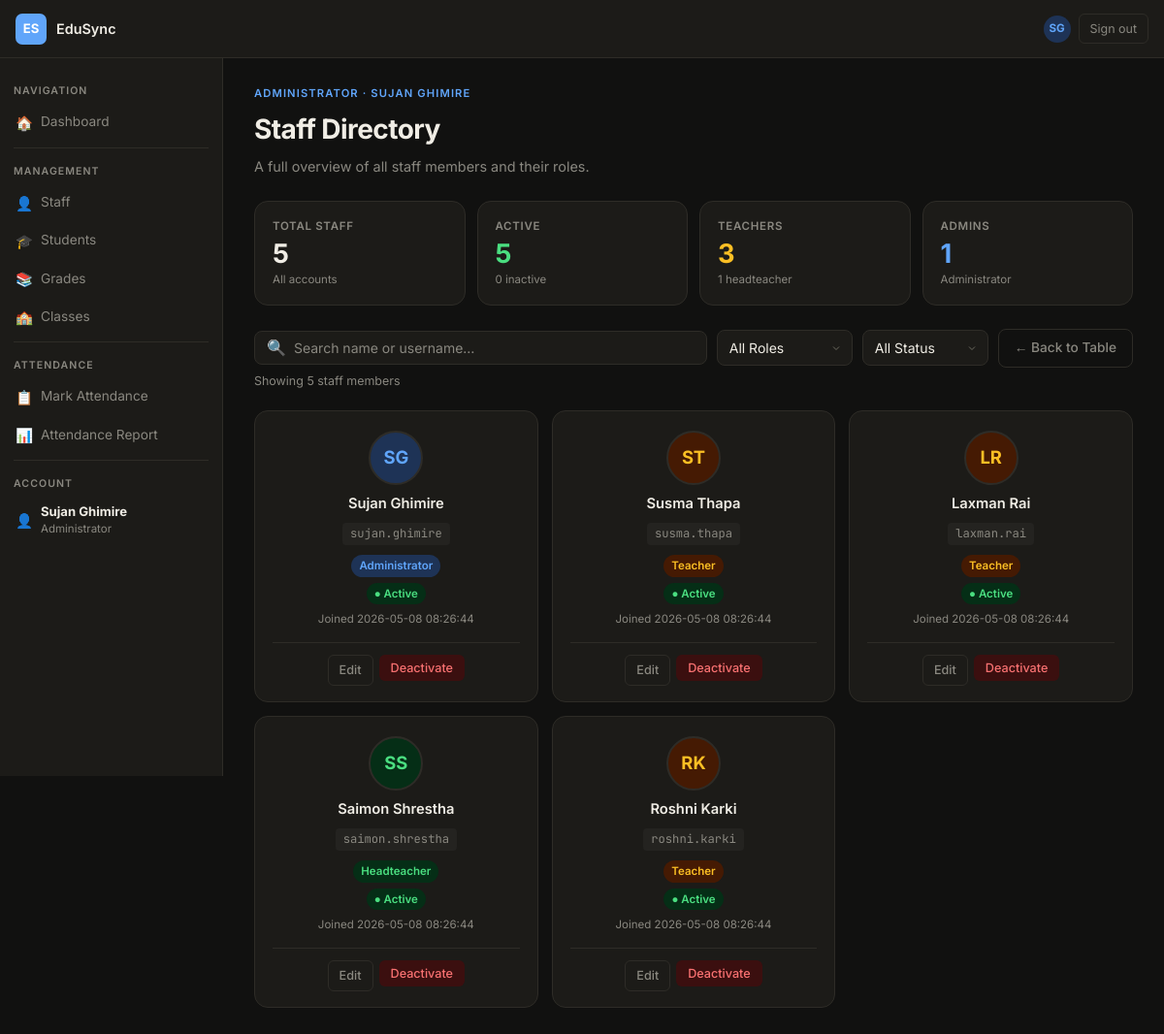
/staff/list.php (signed in), run on the app's committed database.
### tables this page shows
CREATE TABLE tblStaff (
  staffId        INT AUTO_INCREMENT PRIMARY KEY,                          
  fullName       VARCHAR(100) NOT NULL,                                   
  username       VARCHAR(50)  NOT NULL UNIQUE,                            
  passwordHash   VARCHAR(255) NOT NULL,                                   
  role           ENUM('Administrator','Teacher','Headteacher') NOT NULL,  
  isStaffActive  BOOLEAN      NOT NULL DEFAULT TRUE,                      
  staffCreatedAt DATETIME     NOT NULL                                    
);

### shared/db.php (called while the page is built, shortened)
<?php
function db(): PDO {
    $host   = 'localhost';
    $dbname = 'edusync';
    $user   = 'root';
    $pass   = '';
    $pdo = new PDO(
        "mysql:host=$host;dbname=$dbname;charset=utf8mb4",
        $user, $pass,
        [
            PDO::ATTR_ERRMODE            => PDO::ERRMODE_EXCEPTION,
            PDO::ATTR_DEFAULT_FETCH_MODE => PDO::FETCH_ASSOC,
            PDO::ATTR_EMULATE_PREPARES   => false,
        ]
    );
    return $pdo;
}

### methods/staff.php (called while the page is built, shortened)
<?php
require_once __DIR__ . '/../shared/db.php';
class Staff {
    private PDO $pdo;
    public function __construct(PDO $pdo) {
        $this->pdo = $pdo;
    }
    public function getAll(): array {
        $stmt = $this->pdo->prepare("CALL sp_GetAllStaff()");
        $stmt->execute();
        return $stmt->fetchAll();
    }
}

### staff/list.php (the view, shortened to what this page needs)
<?php
require_once __DIR__ . '/../shared/db.php';
require_once __DIR__ . '/../methods/Staff.php';
$staffClass = new Staff(db());
$staff = $staffClass->getAll();
$total      = count($staff);
$active     = count(array_filter($staff, fn($s) => $s['isStaffActive']));
$inactive   = $total - $active;
$admins     = count(array_filter($staff, fn($s) => $s['role'] === 'Administrator'));
$teachers   = count(array_filter($staff, fn($s) => $s['role'] === 'Teacher'));
$headteachers = count(array_filter($staff, fn($s) => $s['role'] === 'Headteacher'));
?>
<!DOCTYPE html>
<html lang="en" data-theme="dark">
<head>
<link rel="stylesheet" href="style.css">
</head>
<body>
<nav class="topnav" id="topnav"></nav>
<div class="app-layout">
  <aside class="sidebar" id="sidebar"></aside>
  <main class="content">
    <div class="page-eyebrow"><?= htmlspecialchars($_SESSION['user']['role']) ?> · <?= htmlspecialchars($_SESSION['user']['fullName']) ?></div>
    <div class="page-title">Staff Directory</div>
    <div class="page-sub">A full overview of all staff members and their roles.</div>
    <div class="stats-row">
      <div class="stat-card">
        <div class="stat-label">Total Staff</div>
        <div class="stat-value"><?= $total ?></div>
        <div class="stat-sub">All accounts</div>
      </div>
      <div class="stat-card">
        <div class="stat-label">Active</div>
        <div class="stat-value" style="color:var(--success);"><?= $active ?></div>
        <div class="stat-sub"><?= $inactive ?> inactive</div>
      </div>
      <div class="stat-card">
        <div class="stat-label">Teachers</div>
        <div class="stat-value" style="color:var(--warn);"><?= $teachers ?></div>
        <div class="stat-sub"><?= $headteachers ?> headteacher<?= $headteachers !== 1 ? 's' : '' ?></div>
      </div>
      <div class="stat-card">
        <div class="stat-label">Admins</div>
        <div class="stat-value" style="color:var(--accent);"><?= $admins ?></div>
        <div class="stat-sub">Administrator<?= $admins !== 1 ? 's' : '' ?></div>
      </div>
    </div>
    <div class="dir-toolbar">
      <div class="search-bar">
        <span>🔍</span>
        <input type="text" id="dirSearch" placeholder="Search name or username…">
      </div>
      <select class="form-select" id="dirRole" style="width:auto;min-width:140px;">
        <option value="">All Roles</option>
      </select>
      <select class="form-select" id="dirStatus" style="width:auto;min-width:130px;">
        <option value="">All Status</option>
      </select>
      <a href="index.php" class="btn btn-ghost">← Back to Table</a>
    </div>
    <div style="font-size:.78rem;color:var(--text-muted);margin-bottom:16px;" id="dirCount">
      Showing <?= $total ?> staff member<?= $total !== 1 ? 's' : '' ?>
    </div>
    <div class="staff-grid" id="staffGrid">
      <?php if (empty($staff)): ?>
        <div class="dir-empty">
          <div class="empty-icon">👥</div>
          <p>No staff records found.</p>
        </div>
      <?php else: ?>
        <?php
          $avatarClass = [
            'Administrator' => 'avatar-blue',
            'Teacher'       => 'avatar-yellow',
            'Headteacher'   => 'avatar-green',
          ];
          $badgeClass = [
            'Administrator' => 'badge-blue',
            'Teacher'       => 'badge-yellow',
            'Headteacher'   => 'badge-green',
          ];
        ?>
        <?php foreach ($staff as $s):
          $parts    = explode(' ', trim($s['fullName']));
          $initials = strtoupper(substr($parts[0], 0, 1) . (isset($parts[1]) ? substr($parts[1], 0, 1) : ''));
        ?>
        <div
          class="staff-card <?= $s['isStaffActive'] ? '' : 'inactive' ?>"
          data-name="<?= strtolower(htmlspecialchars($s['fullName'])) ?>"
          data-username="<?= strtolower(htmlspecialchars($s['username'])) ?>"
          data-role="<?= htmlspecialchars($s['role']) ?>"
          data-active="<?= $s['isStaffActive'] ? '1' : '0' ?>"
        >
          <div class="staff-avatar <?= $avatarClass[$s['role']] ?? 'avatar-blue' ?>"><?= $initials ?></div>
          <div class="staff-card-name"><?= htmlspecialchars($s['fullName']) ?></div>
          <div class="staff-card-username"><?= htmlspecialchars($s['username']) ?></div>
          <div class="staff-card-meta">
            <span class="badge <?= $badgeClass[$s['role']] ?? 'badge-gray' ?>"><?= htmlspecialchars($s['role']) ?></span>
            <?php if ($s['isStaffActive']): ?>
              <span class="badge badge-green">● Active</span>
            <?php else: ?>
              <span class="badge badge-red">● Inactive</span>
            <?php endif; ?>
            <div class="staff-card-date">Joined <?= htmlspecialchars($s['staffCreatedAt']) ?></div>
          </div>
          <div class="staff-card-actions">
            <a href="edit.php?id=<?= $s['staffId'] ?>" class="btn btn-ghost btn-sm">Edit</a>
            <form method="POST" action="toggle.php" style="display:inline;">
              <button type="submit" class="btn btn-sm <?= $s['isStaffActive'] ? 'btn-danger' : 'btn-success' ?>">
                <?= $s['isStaffActive'] ? 'Deactivate' : 'Activate' ?>
              </button>
            </form>
          </div>
        </div>
        <?php endforeach; ?>
      <?php endif; ?>
    </div>
  </main>
</div>
</body>
</html>

### staff/list.php (style rules this page uses)
.stats-row { display: grid; grid-template-columns: repeat(4, 1fr); gap: 12px; margin-bottom: 24px; }
.stat-card { background: var(--surface); border: 1px solid var(--border); border-radius: var(--radius-lg); padding: 16px 18px; }
.stat-card .stat-label { font-size: .72rem; font-weight: 600; letter-spacing: .06em; text-transform: uppercase; color: var(--text-muted); margin-bottom: 6px; }
.stat-card .stat-value { font-size: 1.7rem; font-weight: 700; color: var(--text); line-height: 1; }
.stat-card .stat-sub { font-size: .72rem; color: var(--text-muted); margin-top: 4px; }
.staff-grid { display: grid; grid-template-columns: repeat(auto-fill, minmax(220px, 1fr)); gap: 14px; margin-top: 20px; }
.staff-card { background: var(--surface); border: 1px solid var(--border); border-radius: var(--radius-lg); padding: 20px 18px 16px; display: flex; flex-direction: column; align-items: center; text-align: center; gap: 10px; transition: border-color var(--dur), box-shadow var(--dur); }
.staff-avatar { width: 56px; height: 56px; border-radius: 50%; display: grid; place-items: center; font-weight: 700; font-size: 1.15rem; flex-shrink: 0; border: 2px solid var(--border); }
.avatar-blue { background: var(--accent-soft); color: var(--accent); }
.avatar-yellow { background: var(--warn-soft); color: var(--warn); }
.avatar-green { background: var(--success-soft); color: var(--success); }
.staff-card-name { font-weight: 600; font-size: .92rem; color: var(--text); line-height: 1.3; }
.staff-card-username { font-family: var(--font-mono); font-size: .76rem; color: var(--text-muted); background: var(--surface2); padding: 2px 8px; border-radius: 4px; }
.staff-card-meta { display: flex; flex-direction: column; align-items: center; gap: 6px; width: 100%; }
.staff-card-date { font-size: .72rem; color: var(--text-muted); }
.staff-card-actions { display: flex; gap: 6px; width: 100%; justify-content: center; margin-top: 4px; padding-top: 12px; border-top: 1px solid var(--border); }
.dir-toolbar { display: flex; align-items: center; gap: 10px; margin-bottom: 4px; flex-wrap: wrap; }
.dir-toolbar .search-bar { flex: 1; min-width: 180px; }

### data on the page
tblstaff: fullName "SG", fullName "Sujan Ghimire", username "sujan.ghimire", role "Administrator", isStaffActive "● Active", staffCreatedAt "2026-05-08 08:26:44"
tblstaff: fullName "ST", fullName "Susma Thapa", username "susma.thapa", role "Teacher", isStaffActive "● Active", staffCreatedAt "2026-05-08 08:26:44"
tblstaff: fullName "LR", fullName "Laxman Rai", username "laxman.rai", role "Teacher", isStaffActive "● Active", staffCreatedAt "2026-05-08 08:26:44"
tblstaff: fullName "SS", fullName "Saimon Shrestha", username "saimon.shrestha", role "Headteacher", isStaffActive "● Active", staffCreatedAt "2026-05-08 08:26:44"
tblstaff: fullName "RK", fullName "Roshni Karki", username "roshni.karki", role "Teacher", isStaffActive "● Active", staffCreatedAt "2026-05-08 08:26:44"

### other printed values
$_SESSION['user']['role'] "ADMINISTRATOR"
$_SESSION['user']['fullName'] "SUJAN GHIMIRE"
$total "5"
$active "5"
$inactive "0"
$teachers "3"
$headteachers "1"
$admins "1"
